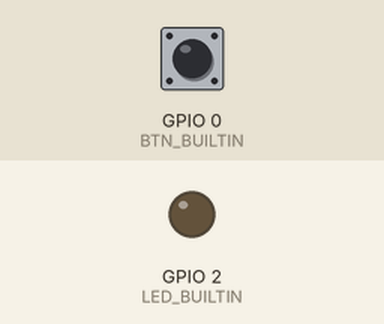
Bench run of a program on a simulated ESP32. Shown: output pins drawn as LEDs (lit = HIGH). The inputs (shaded band) are chosen by the test bench; at power-on: GPIO 0 (BTN_BUILTIN) HIGH. What the program prints to the serial monitor is not drawn.

Above: at 1.2 s.
1.3 s: GPIO 0 (BTN_BUILTIN) pulled LOW for 0.15 s
At 1.7 s:
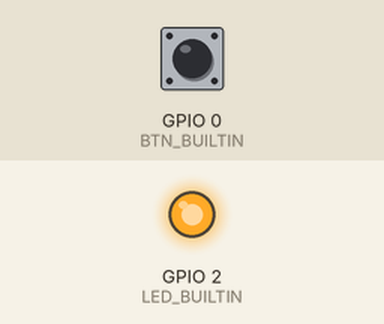
2.9 s: GPIO 0 (BTN_BUILTIN) pulled LOW for 1 s
At 4.1 s:
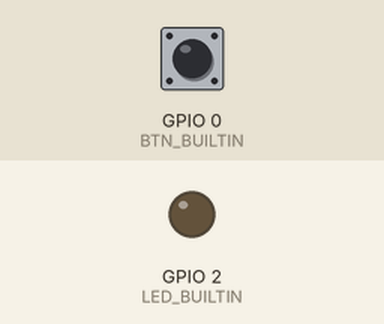
5.4 s: GPIO 0 (BTN_BUILTIN) pulled LOW for 3.2 s
At 6.0 s:
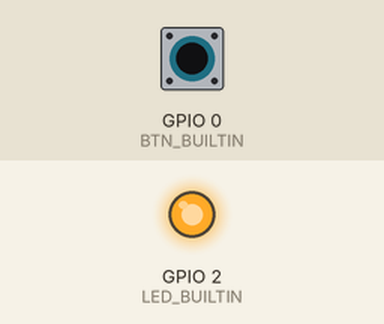
Timing chart, 0 to 8.4 s (numbered marks = the images above; inputs shaded):
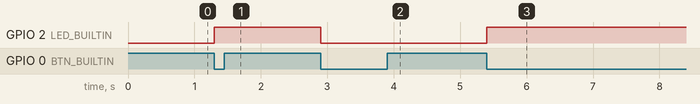

Measured:
- after the input at 1.3 s, GPIO 2 (LED_BUILTIN): LOW → HIGH at once
- after the input at 2.9 s, GPIO 2 (LED_BUILTIN): HIGH → LOW at once
- after the input at 5.4 s, GPIO 2 (LED_BUILTIN): LOW → HIGH at once

The program:

main.cpp
```cpp
// #include <delayDemo.cpp>
#include <InterruptDemo.h>

// DelayDemo runner ;
InterruptDemo runner ;
void setup() {
  runner.setup();
}

void loop() {
  runner.loop();
}
```

InterruptDemo.h
```cpp
#pragma once
#include <Arduino.h>

#define LED_BUILTIN 2
#define BTN_BUILTIN 0

class InterruptDemo {
public:
    static volatile unsigned long myVar; // accessed in ISR
    void setup();
    void loop();
    static void IRAM_ATTR IRS();
};
```

delayDemo.cpp
```cpp
#include <Arduino.h>

#define LED_BUILTIN 2
#define BTN_BUILTIN 0
class DelayDemo
{
public:
    void setup()
    {
        pinMode(LED_BUILTIN, OUTPUT);
        pinMode(BTN_BUILTIN, INPUT_PULLUP);
    }

    void loop()
    {
        static bool lastBtnState = HIGH;
        if (digitalRead(BTN_BUILTIN) == LOW)
        {
            if (lastBtnState == HIGH)
            {
                digitalWrite(LED_BUILTIN, !digitalRead(LED_BUILTIN));
                delay(200); // Debounce delay
            }
            lastBtnState = LOW;
        }
        else
        {
            lastBtnState = HIGH;
        }
    }
};
```

interrupt.cpp
```cpp
#include "InterruptDemo.h"

volatile unsigned long InterruptDemo::myVar = 0; // storage definition

void InterruptDemo::setup()
{
    Serial.begin(9600);
    Serial.println("I'm Interrupt.cpp");
    myVar = millis();
    pinMode(LED_BUILTIN, OUTPUT);
    pinMode(BTN_BUILTIN, INPUT_PULLUP);
    attachInterrupt(BTN_BUILTIN, IRS, FALLING);
}

void InterruptDemo::loop()
{
    // no-op
}

void IRAM_ATTR InterruptDemo::IRS()
{
    unsigned long currentTime = millis();
    if (currentTime - myVar > 200)
    {
        digitalWrite(LED_BUILTIN, !digitalRead(LED_BUILTIN));
        myVar = currentTime;
    }
}
```
